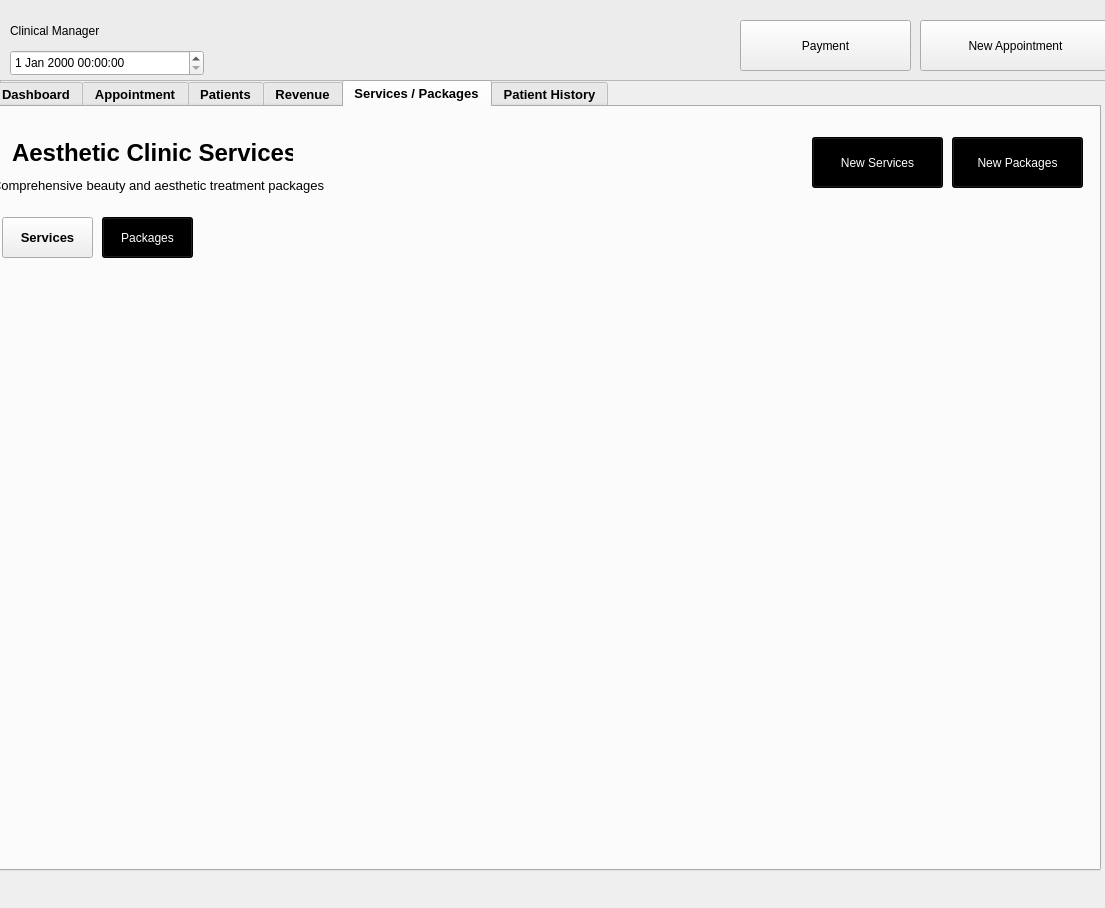
<?xml version="1.0" encoding="UTF-8"?>
<ui version="4.0">
 <class>MainWindow</class>
 <widget class="QMainWindow" name="MainWindow">
  <property name="geometry">
   <rect>
    <x>0</x>
    <y>0</y>
    <width>1105</width>
    <height>908</height>
   </rect>
  </property>
  <property name="minimumSize">
   <size>
    <width>1105</width>
    <height>688</height>
   </size>
  </property>
  <property name="maximumSize">
   <size>
    <width>16777215</width>
    <height>16777215</height>
   </size>
  </property>
  <property name="windowTitle">
   <string>MainWindow</string>
  </property>
  <widget class="QWidget" name="centralwidget">
   <widget class="QGroupBox" name="main_box">
    <property name="geometry">
     <rect>
      <x>-10</x>
      <y>-10</y>
      <width>1121</width>
      <height>101</height>
     </rect>
    </property>
    <property name="autoFillBackground">
     <bool>false</bool>
    </property>
    <property name="title">
     <string/>
    </property>
    <widget class="QDateTimeEdit" name="dateTimeEdit">
     <property name="geometry">
      <rect>
       <x>20</x>
       <y>60</y>
       <width>194</width>
       <height>26</height>
      </rect>
     </property>
    </widget>
    <widget class="QPushButton" name="payment_button">
     <property name="geometry">
      <rect>
       <x>750</x>
       <y>30</y>
       <width>171</width>
       <height>51</height>
      </rect>
     </property>
     <property name="text">
      <string>Payment</string>
     </property>
    </widget>
    <widget class="QPushButton" name="appointment_button">
     <property name="geometry">
      <rect>
       <x>930</x>
       <y>30</y>
       <width>191</width>
       <height>51</height>
      </rect>
     </property>
     <property name="text">
      <string>New Appointment</string>
     </property>
    </widget>
    <widget class="QLabel" name="main_label">
     <property name="geometry">
      <rect>
       <x>20</x>
       <y>20</y>
       <width>181</width>
       <height>41</height>
      </rect>
     </property>
     <property name="text">
      <string>Clinical Manager</string>
     </property>
    </widget>
    <widget class="QScrollArea" name="pat_his_scrollarea">
     <property name="geometry">
      <rect>
       <x>10</x>
       <y>90</y>
       <width>1111</width>
       <height>611</height>
      </rect>
     </property>
     <property name="widgetResizable">
      <bool>true</bool>
     </property>
     <widget class="QWidget" name="scrollAreaWidgetContents">
      <property name="geometry">
       <rect>
        <x>0</x>
        <y>0</y>
        <width>1107</width>
        <height>607</height>
       </rect>
      </property>
     </widget>
    </widget>
    <zorder>pat_his_scrollarea</zorder>
    <zorder>dateTimeEdit</zorder>
    <zorder>payment_button</zorder>
    <zorder>appointment_button</zorder>
    <zorder>main_label</zorder>
   </widget>
   <widget class="QTabWidget" name="pat_email_label">
    <property name="geometry">
     <rect>
      <x>-10</x>
      <y>80</y>
      <width>1111</width>
      <height>791</height>
     </rect>
    </property>
    <property name="font">
     <font>
      <pointsize>10</pointsize>
      <bold>true</bold>
     </font>
    </property>
    <property name="currentIndex">
     <number>4</number>
    </property>
    <property name="tabBarAutoHide">
     <bool>false</bool>
    </property>
    <widget class="QWidget" name="tab">
     <attribute name="title">
      <string>Dashboard</string>
     </attribute>
     <widget class="QGroupBox" name="appointment_box">
      <property name="geometry">
       <rect>
        <x>20</x>
        <y>10</y>
        <width>211</width>
        <height>121</height>
       </rect>
      </property>
      <property name="title">
       <string/>
      </property>
      <widget class="QLabel" name="appointment_label">
       <property name="geometry">
        <rect>
         <x>10</x>
         <y>20</y>
         <width>151</width>
         <height>31</height>
        </rect>
       </property>
       <property name="font">
        <font>
         <pointsize>12</pointsize>
         <bold>false</bold>
        </font>
       </property>
       <property name="text">
        <string>Today's Active Patient</string>
       </property>
      </widget>
      <widget class="QLabel" name="today_count">
       <property name="geometry">
        <rect>
         <x>50</x>
         <y>60</y>
         <width>71</width>
         <height>31</height>
        </rect>
       </property>
       <property name="font">
        <font>
         <pointsize>20</pointsize>
         <bold>true</bold>
        </font>
       </property>
       <property name="text">
        <string>0</string>
       </property>
      </widget>
     </widget>
     <widget class="QGroupBox" name="patient_box">
      <property name="geometry">
       <rect>
        <x>290</x>
        <y>10</y>
        <width>211</width>
        <height>121</height>
       </rect>
      </property>
      <property name="title">
       <string/>
      </property>
      <widget class="QLabel" name="patient_label">
       <property name="geometry">
        <rect>
         <x>10</x>
         <y>30</y>
         <width>121</width>
         <height>16</height>
        </rect>
       </property>
       <property name="font">
        <font>
         <pointsize>13</pointsize>
         <bold>false</bold>
        </font>
       </property>
       <property name="text">
        <string>Active Patients</string>
       </property>
      </widget>
      <widget class="QLabel" name="active_count">
       <property name="geometry">
        <rect>
         <x>30</x>
         <y>60</y>
         <width>71</width>
         <height>31</height>
        </rect>
       </property>
       <property name="font">
        <font>
         <pointsize>20</pointsize>
         <bold>true</bold>
        </font>
       </property>
       <property name="text">
        <string>0</string>
       </property>
      </widget>
     </widget>
     <widget class="QGroupBox" name="wait_box">
      <property name="geometry">
       <rect>
        <x>550</x>
        <y>10</y>
        <width>211</width>
        <height>121</height>
       </rect>
      </property>
      <property name="title">
       <string/>
      </property>
      <widget class="QLabel" name="wait_time_label">
       <property name="geometry">
        <rect>
         <x>10</x>
         <y>30</y>
         <width>121</width>
         <height>16</height>
        </rect>
       </property>
       <property name="font">
        <font>
         <pointsize>13</pointsize>
         <bold>false</bold>
        </font>
       </property>
       <property name="text">
        <string>Avg Wait Time</string>
       </property>
      </widget>
      <widget class="QLabel" name="wait_time_count">
       <property name="geometry">
        <rect>
         <x>40</x>
         <y>60</y>
         <width>71</width>
         <height>31</height>
        </rect>
       </property>
       <property name="font">
        <font>
         <pointsize>20</pointsize>
         <bold>true</bold>
        </font>
       </property>
       <property name="text">
        <string>0</string>
       </property>
      </widget>
     </widget>
     <widget class="QGroupBox" name="check_in_box">
      <property name="geometry">
       <rect>
        <x>810</x>
        <y>10</y>
        <width>211</width>
        <height>121</height>
       </rect>
      </property>
      <property name="title">
       <string/>
      </property>
      <widget class="QLabel" name="check_in_label">
       <property name="geometry">
        <rect>
         <x>10</x>
         <y>30</y>
         <width>121</width>
         <height>16</height>
        </rect>
       </property>
       <property name="font">
        <font>
         <pointsize>13</pointsize>
         <bold>false</bold>
        </font>
       </property>
       <property name="text">
        <string>Check in Today</string>
       </property>
      </widget>
      <widget class="QLabel" name="check_in_count">
       <property name="geometry">
        <rect>
         <x>30</x>
         <y>60</y>
         <width>71</width>
         <height>31</height>
        </rect>
       </property>
       <property name="font">
        <font>
         <pointsize>20</pointsize>
         <bold>true</bold>
        </font>
       </property>
       <property name="text">
        <string>0</string>
       </property>
      </widget>
     </widget>
     <widget class="QLabel" name="schedule_label">
      <property name="geometry">
       <rect>
        <x>20</x>
        <y>160</y>
        <width>231</width>
        <height>41</height>
       </rect>
      </property>
      <property name="font">
       <font>
        <pointsize>20</pointsize>
        <bold>true</bold>
       </font>
      </property>
      <property name="text">
       <string>Today's Schedule</string>
      </property>
     </widget>
     <widget class="QTableWidget" name="schedule_tablewidget">
      <property name="geometry">
       <rect>
        <x>0</x>
        <y>210</y>
        <width>1101</width>
        <height>531</height>
       </rect>
      </property>
      <property name="baseSize">
       <size>
        <width>0</width>
        <height>0</height>
       </size>
      </property>
     </widget>
    </widget>
    <widget class="QWidget" name="tab_2">
     <attribute name="title">
      <string>Appointment</string>
     </attribute>
     <widget class="QLabel" name="appointment_label1">
      <property name="geometry">
       <rect>
        <x>10</x>
        <y>20</y>
        <width>241</width>
        <height>51</height>
       </rect>
      </property>
      <property name="font">
       <font>
        <pointsize>20</pointsize>
        <bold>true</bold>
       </font>
      </property>
      <property name="text">
       <string>All Appointments</string>
      </property>
     </widget>
     <widget class="QLabel" name="appointment_label2">
      <property name="geometry">
       <rect>
        <x>10</x>
        <y>70</y>
        <width>291</width>
        <height>21</height>
       </rect>
      </property>
      <property name="font">
       <font>
        <pointsize>12</pointsize>
        <bold>false</bold>
       </font>
      </property>
      <property name="text">
       <string>Manage and View schedule appoinments</string>
      </property>
     </widget>
     <widget class="QTableWidget" name="appointment_tablewidget">
      <property name="geometry">
       <rect>
        <x>0</x>
        <y>100</y>
        <width>1101</width>
        <height>651</height>
       </rect>
      </property>
      <property name="font">
       <font>
        <pointsize>9</pointsize>
        <bold>false</bold>
        <kerning>true</kerning>
       </font>
      </property>
      <property name="autoFillBackground">
       <bool>false</bool>
      </property>
      <property name="styleSheet">
       <string notr="true"/>
      </property>
     </widget>
    </widget>
    <widget class="QWidget" name="tab_3">
     <attribute name="title">
      <string>Patients</string>
     </attribute>
     <widget class="QLabel" name="label_4">
      <property name="geometry">
       <rect>
        <x>10</x>
        <y>20</y>
        <width>231</width>
        <height>31</height>
       </rect>
      </property>
      <property name="font">
       <font>
        <pointsize>20</pointsize>
        <bold>true</bold>
       </font>
      </property>
      <property name="text">
       <string>Patient Directory</string>
      </property>
     </widget>
     <widget class="QLabel" name="patient_label2">
      <property name="geometry">
       <rect>
        <x>50</x>
        <y>60</y>
        <width>171</width>
        <height>31</height>
       </rect>
      </property>
      <property name="font">
       <font>
        <pointsize>10</pointsize>
        <bold>false</bold>
       </font>
      </property>
      <property name="text">
       <string>Registered patients</string>
      </property>
     </widget>
     <widget class="QLabel" name="patien_count">
      <property name="geometry">
       <rect>
        <x>20</x>
        <y>60</y>
        <width>21</width>
        <height>31</height>
       </rect>
      </property>
      <property name="font">
       <font>
        <pointsize>20</pointsize>
        <bold>true</bold>
       </font>
      </property>
      <property name="text">
       <string>7</string>
      </property>
     </widget>
     <widget class="QTableWidget" name="patient_table">
      <property name="geometry">
       <rect>
        <x>10</x>
        <y>100</y>
        <width>1091</width>
        <height>651</height>
       </rect>
      </property>
     </widget>
     <widget class="QLineEdit" name="patient_line">
      <property name="geometry">
       <rect>
        <x>792</x>
        <y>45</y>
        <width>301</width>
        <height>41</height>
       </rect>
      </property>
     </widget>
    </widget>
    <widget class="QWidget" name="tab_4">
     <attribute name="title">
      <string>Revenue</string>
     </attribute>
     <widget class="QLabel" name="revenue_label">
      <property name="geometry">
       <rect>
        <x>10</x>
        <y>20</y>
        <width>241</width>
        <height>41</height>
       </rect>
      </property>
      <property name="font">
       <font>
        <pointsize>20</pointsize>
        <bold>true</bold>
       </font>
      </property>
      <property name="text">
       <string>Billing &amp; Invoices</string>
      </property>
     </widget>
     <widget class="QLabel" name="revenue_label2">
      <property name="geometry">
       <rect>
        <x>10</x>
        <y>60</y>
        <width>231</width>
        <height>16</height>
       </rect>
      </property>
      <property name="font">
       <font>
        <pointsize>10</pointsize>
        <bold>false</bold>
       </font>
      </property>
      <property name="text">
       <string>Manage Patient Invoices and payments</string>
      </property>
     </widget>
     <widget class="QGroupBox" name="total_box">
      <property name="geometry">
       <rect>
        <x>10</x>
        <y>90</y>
        <width>291</width>
        <height>80</height>
       </rect>
      </property>
      <property name="title">
       <string/>
      </property>
      <widget class="QLabel" name="total_label">
       <property name="geometry">
        <rect>
         <x>10</x>
         <y>10</y>
         <width>101</width>
         <height>16</height>
        </rect>
       </property>
       <property name="font">
        <font>
         <pointsize>11</pointsize>
         <bold>true</bold>
        </font>
       </property>
       <property name="text">
        <string>Total Revenue</string>
       </property>
      </widget>
      <widget class="QLabel" name="total_count">
       <property name="geometry">
        <rect>
         <x>20</x>
         <y>40</y>
         <width>151</width>
         <height>21</height>
        </rect>
       </property>
       <property name="font">
        <font>
         <pointsize>19</pointsize>
         <bold>true</bold>
        </font>
       </property>
       <property name="text">
        <string>10000Pesos</string>
       </property>
      </widget>
     </widget>
     <widget class="QGroupBox" name="pendin_box">
      <property name="geometry">
       <rect>
        <x>340</x>
        <y>90</y>
        <width>291</width>
        <height>80</height>
       </rect>
      </property>
      <property name="title">
       <string/>
      </property>
      <widget class="QLabel" name="pending_label">
       <property name="geometry">
        <rect>
         <x>10</x>
         <y>10</y>
         <width>131</width>
         <height>16</height>
        </rect>
       </property>
       <property name="font">
        <font>
         <pointsize>11</pointsize>
         <bold>true</bold>
        </font>
       </property>
       <property name="text">
        <string>Pending Payments</string>
       </property>
      </widget>
      <widget class="QLabel" name="pending_count">
       <property name="geometry">
        <rect>
         <x>30</x>
         <y>40</y>
         <width>151</width>
         <height>21</height>
        </rect>
       </property>
       <property name="font">
        <font>
         <pointsize>19</pointsize>
         <bold>true</bold>
        </font>
       </property>
       <property name="text">
        <string>10000Pesos</string>
       </property>
      </widget>
     </widget>
     <widget class="QGroupBox" name="overdue_box">
      <property name="geometry">
       <rect>
        <x>670</x>
        <y>90</y>
        <width>291</width>
        <height>80</height>
       </rect>
      </property>
      <property name="title">
       <string/>
      </property>
      <widget class="QLabel" name="overdue_label">
       <property name="geometry">
        <rect>
         <x>10</x>
         <y>10</y>
         <width>131</width>
         <height>16</height>
        </rect>
       </property>
       <property name="font">
        <font>
         <pointsize>11</pointsize>
         <bold>true</bold>
        </font>
       </property>
       <property name="text">
        <string>Overdue Payment</string>
       </property>
      </widget>
      <widget class="QLabel" name="overdue_count">
       <property name="geometry">
        <rect>
         <x>20</x>
         <y>40</y>
         <width>151</width>
         <height>21</height>
        </rect>
       </property>
       <property name="font">
        <font>
         <pointsize>19</pointsize>
         <bold>true</bold>
        </font>
       </property>
       <property name="text">
        <string>10000Pesos</string>
       </property>
      </widget>
     </widget>
     <widget class="QTableWidget" name="appointment_tablewidget_2">
      <property name="geometry">
       <rect>
        <x>0</x>
        <y>250</y>
        <width>1101</width>
        <height>501</height>
       </rect>
      </property>
     </widget>
     <widget class="QLineEdit" name="lineEdit">
      <property name="geometry">
       <rect>
        <x>10</x>
        <y>200</y>
        <width>211</width>
        <height>41</height>
       </rect>
      </property>
     </widget>
    </widget>
    <widget class="QWidget" name="tab_5">
     <attribute name="title">
      <string>Services / Packages</string>
     </attribute>
     <widget class="QLabel" name="services_label">
      <property name="geometry">
       <rect>
        <x>20</x>
        <y>20</y>
        <width>281</width>
        <height>51</height>
       </rect>
      </property>
      <property name="font">
       <font>
        <pointsize>18</pointsize>
        <bold>true</bold>
       </font>
      </property>
      <property name="text">
       <string>Aesthetic Clinic Services</string>
      </property>
     </widget>
     <widget class="QLabel" name="services_label2">
      <property name="geometry">
       <rect>
        <x>0</x>
        <y>70</y>
        <width>351</width>
        <height>16</height>
       </rect>
      </property>
      <property name="font">
       <font>
        <pointsize>10</pointsize>
        <bold>false</bold>
       </font>
      </property>
      <property name="text">
       <string>Comprehensive beauty and aesthetic treatment packages</string>
      </property>
     </widget>
     <widget class="QPushButton" name="services_button1">
      <property name="geometry">
       <rect>
        <x>10</x>
        <y>110</y>
        <width>91</width>
        <height>41</height>
       </rect>
      </property>
      <property name="styleSheet">
       <string notr="true"/>
      </property>
      <property name="text">
       <string>Services</string>
      </property>
     </widget>
     <widget class="QPushButton" name="services_button2">
      <property name="geometry">
       <rect>
        <x>110</x>
        <y>110</y>
        <width>91</width>
        <height>41</height>
       </rect>
      </property>
      <property name="styleSheet">
       <string notr="true">background-color: black; color: white;</string>
      </property>
      <property name="text">
       <string>Packages</string>
      </property>
     </widget>
     <widget class="QPushButton" name="new_packages">
      <property name="geometry">
       <rect>
        <x>960</x>
        <y>30</y>
        <width>131</width>
        <height>51</height>
       </rect>
      </property>
      <property name="styleSheet">
       <string notr="true">background-color: black; color: white;</string>
      </property>
      <property name="text">
       <string>New Packages</string>
      </property>
     </widget>
     <widget class="QPushButton" name="new_services">
      <property name="geometry">
       <rect>
        <x>820</x>
        <y>30</y>
        <width>131</width>
        <height>51</height>
       </rect>
      </property>
      <property name="styleSheet">
       <string notr="true">background-color: black; color: white;</string>
      </property>
      <property name="text">
       <string>New Services</string>
      </property>
     </widget>
    </widget>
    <widget class="QWidget" name="tab_6">
     <attribute name="title">
      <string>Patient History</string>
     </attribute>
     <widget class="QTableWidget" name="pat_his_tablewidget">
      <property name="geometry">
       <rect>
        <x>10</x>
        <y>110</y>
        <width>256</width>
        <height>571</height>
       </rect>
      </property>
     </widget>
     <widget class="QLabel" name="label">
      <property name="geometry">
       <rect>
        <x>20</x>
        <y>20</y>
        <width>121</width>
        <height>16</height>
       </rect>
      </property>
      <property name="font">
       <font>
        <pointsize>13</pointsize>
        <bold>true</bold>
       </font>
      </property>
      <property name="text">
       <string>Select Patient</string>
      </property>
     </widget>
     <widget class="QLabel" name="label_2">
      <property name="geometry">
       <rect>
        <x>20</x>
        <y>40</y>
        <width>161</width>
        <height>20</height>
       </rect>
      </property>
      <property name="font">
       <font>
        <pointsize>10</pointsize>
        <bold>true</bold>
       </font>
      </property>
      <property name="text">
       <string>0 Total Patient</string>
      </property>
     </widget>
     <widget class="QLineEdit" name="pat_his_line">
      <property name="geometry">
       <rect>
        <x>10</x>
        <y>70</y>
        <width>251</width>
        <height>31</height>
       </rect>
      </property>
     </widget>
     <widget class="QGroupBox" name="pat_his_box">
      <property name="geometry">
       <rect>
        <x>300</x>
        <y>20</y>
        <width>781</width>
        <height>201</height>
       </rect>
      </property>
      <property name="title">
       <string/>
      </property>
      <widget class="QLabel" name="label_3">
       <property name="geometry">
        <rect>
         <x>20</x>
         <y>30</y>
         <width>191</width>
         <height>21</height>
        </rect>
       </property>
       <property name="font">
        <font>
         <pointsize>15</pointsize>
         <bold>true</bold>
        </font>
       </property>
       <property name="text">
        <string>Patient Information</string>
       </property>
      </widget>
      <widget class="QLabel" name="pat_name_label">
       <property name="geometry">
        <rect>
         <x>40</x>
         <y>70</y>
         <width>81</width>
         <height>21</height>
        </rect>
       </property>
       <property name="font">
        <font>
         <pointsize>12</pointsize>
         <bold>true</bold>
        </font>
       </property>
       <property name="text">
        <string>Full name</string>
       </property>
      </widget>
      <widget class="QLabel" name="pat_name">
       <property name="geometry">
        <rect>
         <x>40</x>
         <y>90</y>
         <width>101</width>
         <height>21</height>
        </rect>
       </property>
       <property name="font">
        <font>
         <pointsize>12</pointsize>
         <bold>false</bold>
        </font>
       </property>
       <property name="text">
        <string>Sarah Johnson</string>
       </property>
      </widget>
      <widget class="QLabel" name="pat_phone_label">
       <property name="geometry">
        <rect>
         <x>40</x>
         <y>130</y>
         <width>81</width>
         <height>21</height>
        </rect>
       </property>
       <property name="font">
        <font>
         <pointsize>12</pointsize>
         <bold>true</bold>
        </font>
       </property>
       <property name="text">
        <string>Phone</string>
       </property>
      </widget>
      <widget class="QLabel" name="pat_phone">
       <property name="geometry">
        <rect>
         <x>40</x>
         <y>150</y>
         <width>111</width>
         <height>21</height>
        </rect>
       </property>
       <property name="font">
        <font>
         <pointsize>12</pointsize>
         <bold>false</bold>
        </font>
       </property>
       <property name="text">
        <string>090000000000</string>
       </property>
      </widget>
      <widget class="QLabel" name="pat_name_label_4">
       <property name="geometry">
        <rect>
         <x>410</x>
         <y>70</y>
         <width>81</width>
         <height>21</height>
        </rect>
       </property>
       <property name="font">
        <font>
         <pointsize>12</pointsize>
         <bold>true</bold>
        </font>
       </property>
       <property name="text">
        <string>Email</string>
       </property>
      </widget>
      <widget class="QLabel" name="pat_email">
       <property name="geometry">
        <rect>
         <x>410</x>
         <y>90</y>
         <width>101</width>
         <height>21</height>
        </rect>
       </property>
       <property name="font">
        <font>
         <pointsize>12</pointsize>
         <bold>false</bold>
        </font>
       </property>
       <property name="text">
        <string>Sarah Johnson</string>
       </property>
      </widget>
      <widget class="QLabel" name="pat_visit_label">
       <property name="geometry">
        <rect>
         <x>410</x>
         <y>130</y>
         <width>131</width>
         <height>21</height>
        </rect>
       </property>
       <property name="font">
        <font>
         <pointsize>12</pointsize>
         <bold>true</bold>
        </font>
       </property>
       <property name="text">
        <string>Number of Visit</string>
       </property>
      </widget>
      <widget class="QLabel" name="pat_visit">
       <property name="geometry">
        <rect>
         <x>410</x>
         <y>150</y>
         <width>101</width>
         <height>21</height>
        </rect>
       </property>
       <property name="font">
        <font>
         <pointsize>12</pointsize>
         <bold>false</bold>
        </font>
       </property>
       <property name="text">
        <string>1</string>
       </property>
      </widget>
     </widget>
     <widget class="QTableWidget" name="pat_appt_tablewidget">
      <property name="geometry">
       <rect>
        <x>300</x>
        <y>241</y>
        <width>791</width>
        <height>211</height>
       </rect>
      </property>
     </widget>
     <widget class="QTableWidget" name="tableWidget_10">
      <property name="geometry">
       <rect>
        <x>300</x>
        <y>470</y>
        <width>791</width>
        <height>211</height>
       </rect>
      </property>
     </widget>
     <widget class="QLabel" name="pat_appthis_label">
      <property name="geometry">
       <rect>
        <x>320</x>
        <y>260</y>
        <width>161</width>
        <height>21</height>
       </rect>
      </property>
      <property name="font">
       <font>
        <pointsize>11</pointsize>
        <bold>true</bold>
       </font>
      </property>
      <property name="text">
       <string>Appointment History</string>
      </property>
     </widget>
     <widget class="QLabel" name="pat_appthis_label_2">
      <property name="geometry">
       <rect>
        <x>320</x>
        <y>480</y>
        <width>161</width>
        <height>21</height>
       </rect>
      </property>
      <property name="font">
       <font>
        <pointsize>11</pointsize>
        <bold>true</bold>
       </font>
      </property>
      <property name="text">
       <string>Availed Packages</string>
      </property>
     </widget>
    </widget>
   </widget>
  </widget>
 </widget>
 <resources/>
 <connections/>
</ui>
